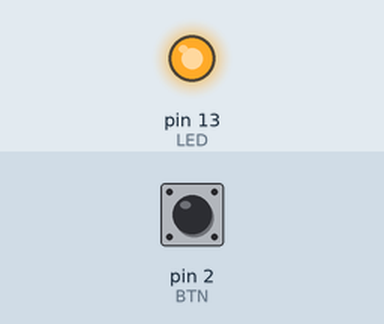
Simulated run of this sketch. Board: Arduino Uno, built with avr-gcc and run on an emulated ATmega328P. On the bench: output pins drawn as LEDs (lit = HIGH). The test bench sets the inputs (shaded band); at power-on: pin 2 (BTN) LOW.

Above: at 1.2 s.
1.3 s: pin 2 (BTN) pulled HIGH for 0.15 s
At 1.7 s:
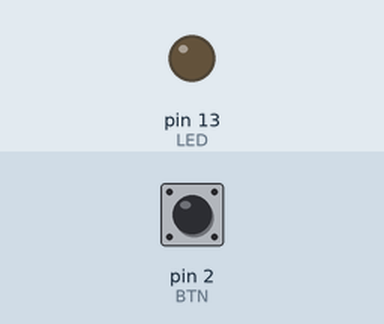
2.9 s: pin 2 (BTN) pulled HIGH for 1 s
At 4.1 s:
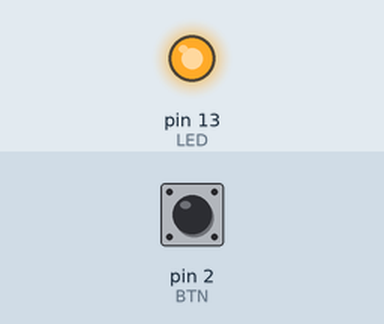
5.4 s: pin 2 (BTN) pulled HIGH for 3.2 s
At 6.0 s:
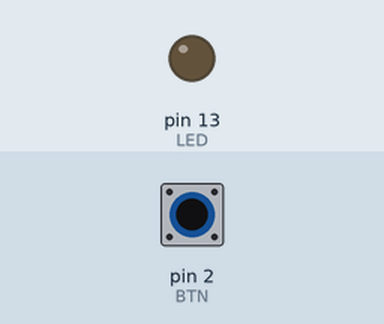
Timing chart, 0 to 8.4 s (numbered marks = the images above; inputs shaded):
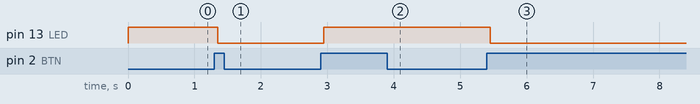

The sketch:

button_controlled_light.ino
```cpp
const int LED = 13;
const int BTN = 2;

int btn_value = 0;
int btn_old_value = 0;
int btn_click = 0;

void setup() {
  pinMode(LED, OUTPUT);
  pinMode(BTN, INPUT);
}

void loop() {
  btn_value = digitalRead(BTN);

  if (btn_value == HIGH && (btn_old_value == LOW)) {
    btn_click++;
    delay(50); // delay to debounce
  }

  btn_old_value = btn_value;

  if (btn_click % 2 == 0) {
    digitalWrite(LED, HIGH);
  } else {
    digitalWrite(LED, LOW);
  }

}
```

Measured:
- after the input at 1.3 s, pin 13 (LED): HIGH → LOW after 0.05 s
- after the input at 2.9 s, pin 13 (LED): LOW → HIGH after 0.05 s
- after the input at 5.4 s, pin 13 (LED): HIGH → LOW after 0.05 s
